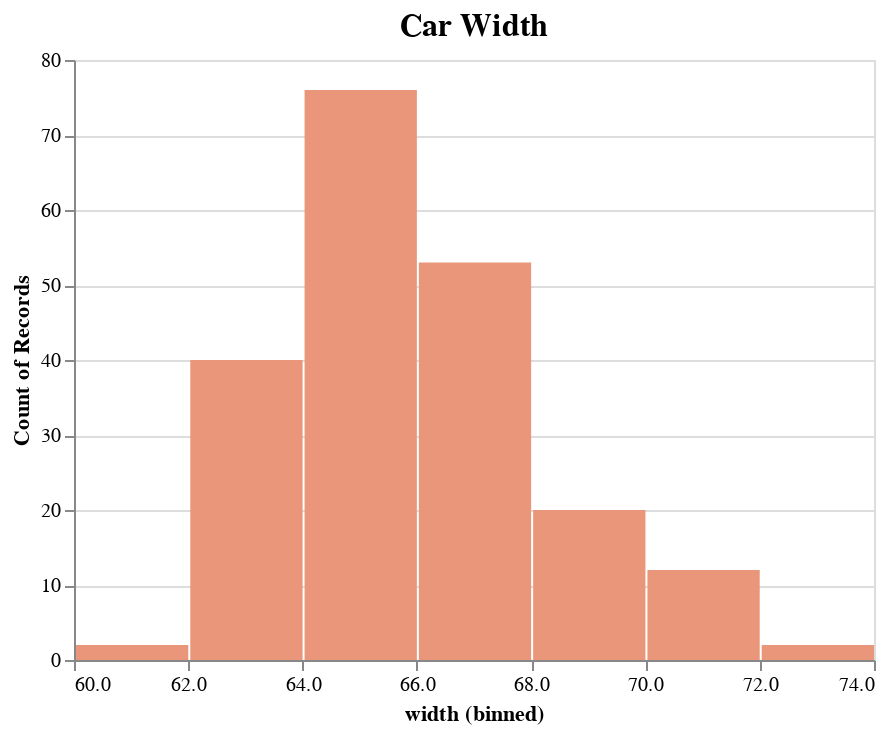

Source (notebook cell):
### Markdown cell above
width

### Code cell
# width
alt.Chart(dimens).mark_bar(color='darksalmon').encode(
    alt.X("width:Q", bin=True),
    y='count()',
).properties(
    title={"text":"Car Width", "fontSize":16}    
)

### Figure 1 — Vega-Lite specification as saved in the notebook (floating-point values rounded to 4 significant figures; data arrays with more than 128 entries replaced by an {"elided": "..."} marker saying what was removed)
{"config": {"view": {"continuousWidth": 400, "continuousHeight": 300}}, "data": {"name": "data-9967e5fca02e73f8fd2d34e56e0501b9"}, "mark": {"type": "bar", "color": "darksalmon"}, "encoding": {"x": {"bin": true, "field": "width", "type": "quantitative"}, "y": {"aggregate": "count", "type": "quantitative"}}, "title": {"text": "Car Width", "fontSize": 16}, "$schema": "https://vega.github.io/schema/vega-lite/v4.17.0.json", "datasets": {"data-9967e5fca02e73f8fd2d34e56e0501b9": {"elided": "205 records"}}}
